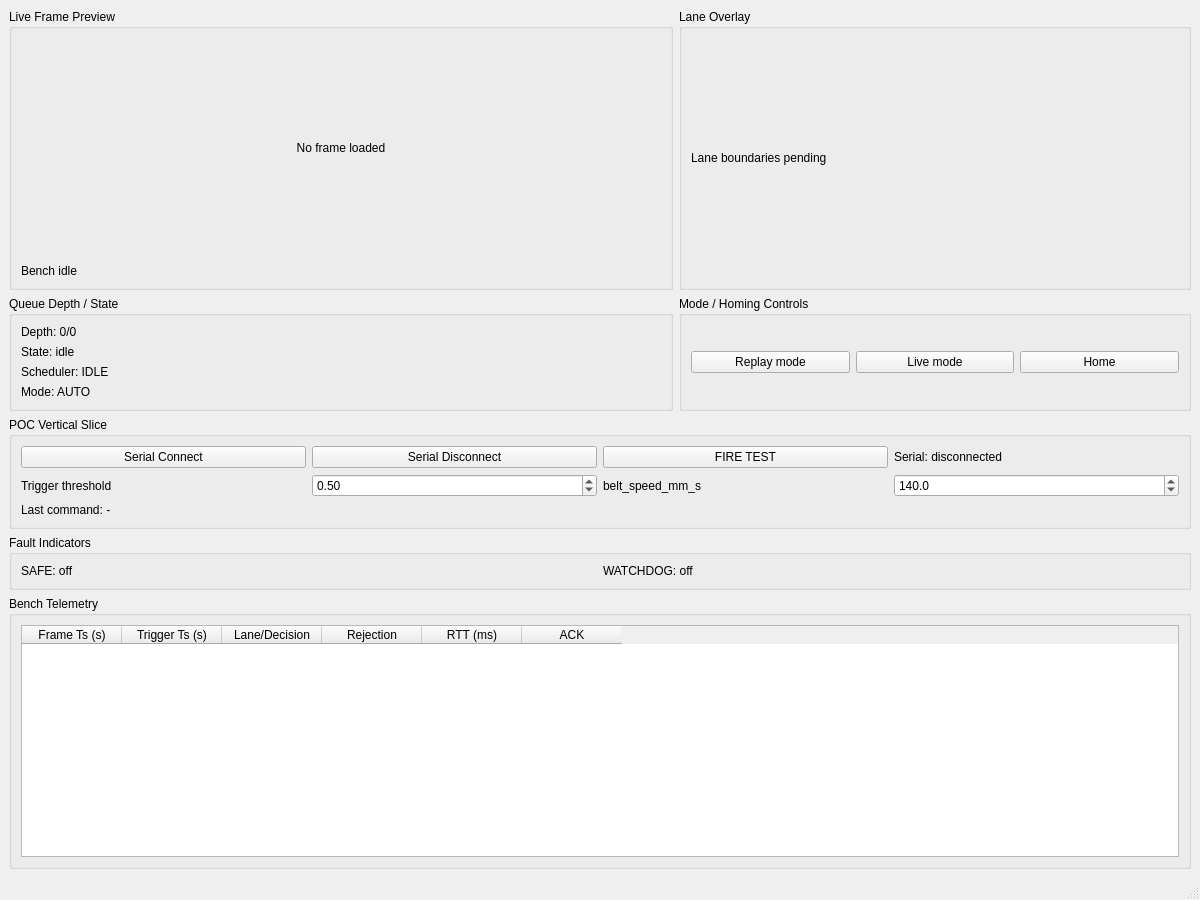
<?xml version="1.0" encoding="UTF-8"?>
<ui version="4.0">
 <class>BenchMainWindow</class>
 <widget class="QMainWindow" name="BenchMainWindow">
  <property name="geometry">
   <rect>
    <x>0</x>
    <y>0</y>
    <width>1200</width>
    <height>900</height>
   </rect>
  </property>
  <property name="windowTitle">
   <string>ColourSorter Bench App</string>
  </property>
  <widget class="QWidget" name="centralwidget">
   <layout class="QGridLayout" name="main_grid_layout">
    <item row="0" column="0">
     <widget class="QGroupBox" name="live_preview_group">
      <property name="title">
       <string>Live Frame Preview</string>
      </property>
      <layout class="QVBoxLayout" name="live_preview_layout">
       <item>
        <widget class="QLabel" name="camera_preview_label">
         <property name="minimumSize">
          <size>
           <width>640</width>
           <height>220</height>
          </size>
         </property>
         <property name="alignment">
          <set>Qt::AlignCenter</set>
         </property>
         <property name="text">
          <string>No frame loaded</string>
         </property>
        </widget>
       </item>
       <item>
        <widget class="QLabel" name="status_label">
         <property name="text">
          <string>Bench idle</string>
         </property>
        </widget>
       </item>
      </layout>
     </widget>
    </item>
    <item row="0" column="1">
     <widget class="QGroupBox" name="lane_overlay_group">
      <property name="title">
       <string>Lane Overlay</string>
      </property>
      <layout class="QVBoxLayout" name="lane_overlay_layout">
       <item>
        <widget class="QLabel" name="lane_overlay_label">
         <property name="text">
          <string>Lane boundaries pending</string>
         </property>
        </widget>
       </item>
      </layout>
     </widget>
    </item>
    <item row="1" column="0">
     <widget class="QGroupBox" name="queue_group">
      <property name="title">
       <string>Queue Depth / State</string>
      </property>
      <layout class="QVBoxLayout" name="queue_layout">
       <item>
        <widget class="QLabel" name="queue_depth_label">
         <property name="text">
          <string>Depth: 0/0</string>
         </property>
        </widget>
       </item>
       <item>
        <widget class="QLabel" name="queue_state_label">
         <property name="text">
          <string>State: idle</string>
         </property>
        </widget>
       </item>
       <item>
        <widget class="QLabel" name="scheduler_state_label">
         <property name="text">
          <string>Scheduler: IDLE</string>
         </property>
        </widget>
       </item>
       <item>
        <widget class="QLabel" name="mode_label">
         <property name="text">
          <string>Mode: AUTO</string>
         </property>
        </widget>
       </item>
      </layout>
     </widget>
    </item>
    <item row="1" column="1">
     <widget class="QGroupBox" name="controls_group">
      <property name="title">
       <string>Mode / Homing Controls</string>
      </property>
      <layout class="QHBoxLayout" name="controls_layout">
       <item>
        <widget class="QPushButton" name="replay_button">
         <property name="text">
          <string>Replay mode</string>
         </property>
        </widget>
       </item>
       <item>
        <widget class="QPushButton" name="live_button">
         <property name="text">
          <string>Live mode</string>
         </property>
        </widget>
       </item>
       <item>
        <widget class="QPushButton" name="home_button">
         <property name="text">
          <string>Home</string>
         </property>
        </widget>
       </item>
      </layout>
     </widget>
    </item>
    <item row="2" column="0" colspan="2">
     <widget class="QGroupBox" name="poc_group">
      <property name="title">
       <string>POC Vertical Slice</string>
      </property>
      <layout class="QGridLayout" name="poc_layout">
       <item row="0" column="0">
        <widget class="QPushButton" name="serial_connect_button">
         <property name="text">
          <string>Serial Connect</string>
         </property>
        </widget>
       </item>
       <item row="0" column="1">
        <widget class="QPushButton" name="serial_disconnect_button">
         <property name="text">
          <string>Serial Disconnect</string>
         </property>
        </widget>
       </item>
       <item row="0" column="2">
        <widget class="QPushButton" name="fire_test_button">
         <property name="text">
          <string>FIRE TEST</string>
         </property>
        </widget>
       </item>
       <item row="0" column="3">
        <widget class="QLabel" name="serial_status_label">
         <property name="text">
          <string>Serial: disconnected</string>
         </property>
        </widget>
       </item>
       <item row="1" column="0">
        <widget class="QLabel" name="trigger_threshold_text_label">
         <property name="text">
          <string>Trigger threshold</string>
         </property>
        </widget>
       </item>
       <item row="1" column="1">
        <widget class="QDoubleSpinBox" name="trigger_threshold_input">
         <property name="minimum">
          <double>0.000000000000000</double>
         </property>
         <property name="maximum">
          <double>1.000000000000000</double>
         </property>
         <property name="singleStep">
          <double>0.050000000000000</double>
         </property>
         <property name="value">
          <double>0.500000000000000</double>
         </property>
         <property name="decimals">
          <number>2</number>
         </property>
        </widget>
       </item>
       <item row="1" column="2">
        <widget class="QLabel" name="belt_speed_text_label">
         <property name="text">
          <string>belt_speed_mm_s</string>
         </property>
        </widget>
       </item>
       <item row="1" column="3">
        <widget class="QDoubleSpinBox" name="belt_speed_input">
         <property name="minimum">
          <double>1.000000000000000</double>
         </property>
         <property name="maximum">
          <double>5000.000000000000000</double>
         </property>
         <property name="singleStep">
          <double>10.000000000000000</double>
         </property>
         <property name="value">
          <double>140.000000000000000</double>
         </property>
         <property name="decimals">
          <number>1</number>
         </property>
        </widget>
       </item>
       <item row="2" column="0" colspan="4">
        <widget class="QLabel" name="last_command_label">
         <property name="text">
          <string>Last command: -</string>
         </property>
        </widget>
       </item>
      </layout>
     </widget>
    </item>
    <item row="3" column="0" colspan="2">
     <widget class="QGroupBox" name="fault_group">
      <property name="title">
       <string>Fault Indicators</string>
      </property>
      <layout class="QHBoxLayout" name="fault_layout">
       <item>
        <widget class="QLabel" name="safe_label">
         <property name="text">
          <string>SAFE: off</string>
         </property>
        </widget>
       </item>
       <item>
        <widget class="QLabel" name="watchdog_label">
         <property name="text">
          <string>WATCHDOG: off</string>
         </property>
        </widget>
       </item>
      </layout>
     </widget>
    </item>
    <item row="4" column="0" colspan="2">
     <widget class="QGroupBox" name="log_group">
      <property name="title">
       <string>Bench Telemetry</string>
      </property>
      <layout class="QVBoxLayout" name="log_layout">
       <item>
        <widget class="QTableWidget" name="log_table">
         <column>
          <property name="text">
           <string>Frame Ts (s)</string>
          </property>
         </column>
         <column>
          <property name="text">
           <string>Trigger Ts (s)</string>
          </property>
         </column>
         <column>
          <property name="text">
           <string>Lane/Decision</string>
          </property>
         </column>
         <column>
          <property name="text">
           <string>Rejection</string>
          </property>
         </column>
         <column>
          <property name="text">
           <string>RTT (ms)</string>
          </property>
         </column>
         <column>
          <property name="text">
           <string>ACK</string>
          </property>
         </column>
        </widget>
       </item>
      </layout>
     </widget>
    </item>
   </layout>
  </widget>
  <widget class="QStatusBar" name="statusbar"/>
 </widget>
 <resources/>
 <connections/>
</ui>
